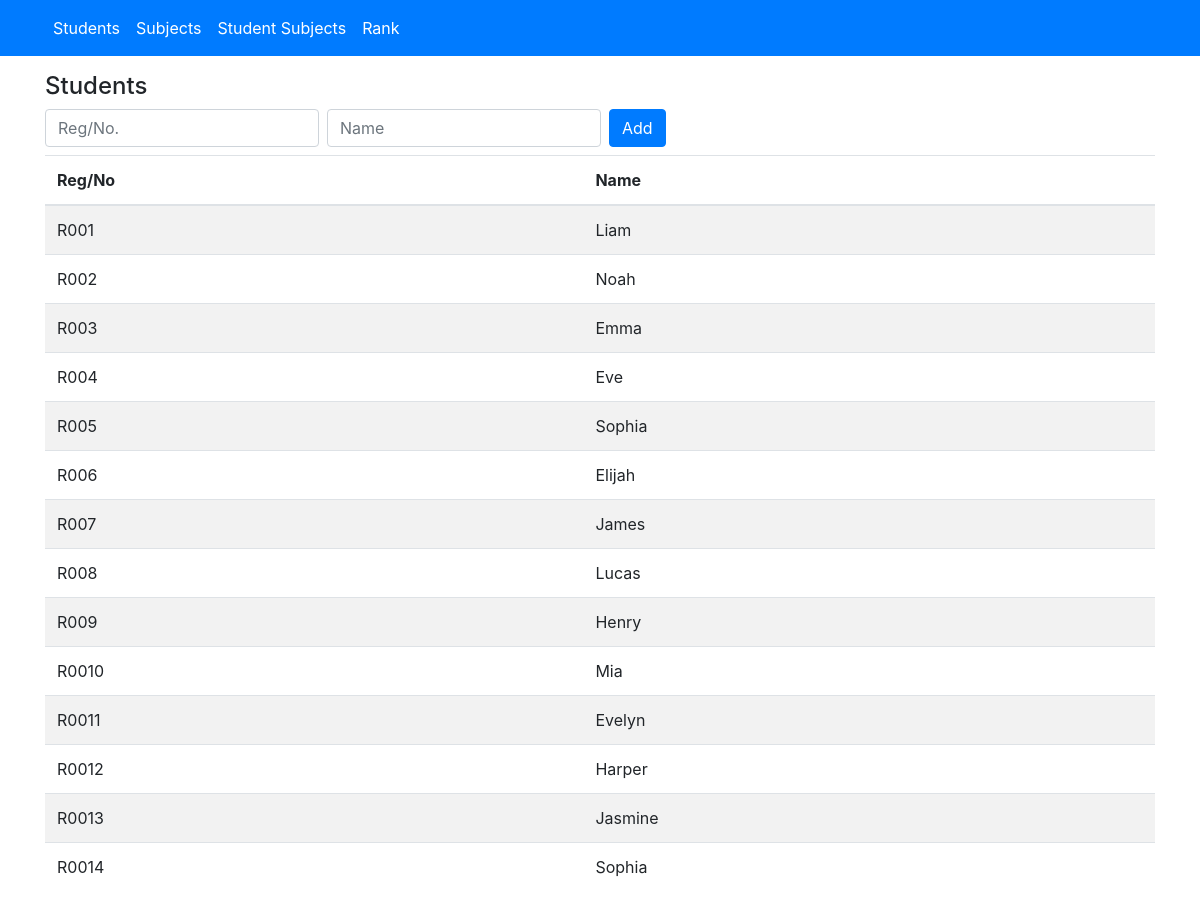
Page /students.php on the committed database.
### tables this page shows
CREATE TABLE "students" (
	"id"	INTEGER,
	"name"	TEXT NOT NULL,
	"reg_no"	TEXT NOT NULL UNIQUE,
	PRIMARY KEY("id" AUTOINCREMENT)
);

### database.php (called while the page is built, shortened)
<?php
$pdo = new PDO('sqlite:app.db');
$pdo->setAttribute(PDO::ATTR_ERRMODE, PDO::ERRMODE_EXCEPTION);
function query($sql='', $params=[])
{
    global $pdo;
    $stmt = $pdo->prepare($sql);
    if ($params) {
        $stmt->execute($params);
    } else {
        $stmt->execute();
    }
    return $stmt->fetchAll(PDO::FETCH_ASSOC);
}

### controllers/students_controller.php (called while the page is built, shortened)
<?php
$student_rows = query('SELECT * FROM students');

### students.php (the view, shortened to what this page needs)
<!DOCTYPE html>
<html lang="en">
<head>
    <link rel="stylesheet" href="https://stackpath.bootstrapcdn.com/bootstrap/4.3.1/css/bootstrap.min.css">
    <link rel="stylesheet" href="https://cdnjs.cloudflare.com/ajax/libs/bootstrap-multiselect/0.9.13/css/bootstrap-multiselect.css">
</head>
<body>
<?php include 'header.php' ?>
<div class="container">
    <?php require 'controllers/students_controller.php'; ?>
    <div class="pt-3">
        <h4>Students</h4>
        <form class="form-inline mb-2" action="" method="POST">
            <div class="input-group">
                <input type="text" class="form-control mr-2" placeholder="Reg/No." name="reg_no" required>
            </div>
            <div class="input-group">
                <input type="text" class="form-control mr-2" placeholder="Name" name="name" required>
            </div>
            <br>
            <button type="submit" class="btn btn-primary">Add</button>
        </form>
        <div style="height:80vh;overflow:auto">
            <table class="table table-striped">
                <thead>
                    <tr>
                        <th>Reg/No</th>
                        <th>Name</th>
                    </tr>
                </thead>
                <tbody>
                    <?php foreach ($student_rows as $key => $value): ?>
                        <tr>
                            <td><?php echo $value['reg_no'] ?></td>
                            <td><?php echo $value['name'] ?></td>
                        </tr>
                    <?php endforeach; ?>
                </tbody>
            </table>
        </div>
    </div>
</div>
</body>
</html>

### header.php (shortened to what this page needs)
<nav class="navbar navbar-expand-lg navbar-dark bg-primary">
    <div class="container">
        <div class="collapse navbar-collapse">
            <ul class="navbar-nav mr-auto">
                <li class="nav-item"><a class="nav-link" href="students.php">Students</a></li>
                <li class="nav-item"><a class="nav-link" href="subjects.php">Subjects</a></li>
                <li class="nav-item"><a class="nav-link" href="student_subjects.php">Student Subjects</a></li>
                <li class="nav-item"><a class="nav-link" href="rank.php">Rank</a></li>
            </ul>
        </div>
    </div>
</nav>

### header.php (style rules this page uses)
.nav-item a:link { color: white!important; }

### rows in the picture
students: reg_no "R001", name "Liam"
students: reg_no "R002", name "Noah"
students: reg_no "R003", name "Emma"
students: reg_no "R004", name "Eve"
students: reg_no "R005", name "Sophia"
students: reg_no "R006", name "Elijah"
students: reg_no "R007", name "James"
students: reg_no "R008", name "Lucas"
students: reg_no "R009", name "Henry"
students: reg_no "R0010", name "Mia"
students: reg_no "R0011", name "Evelyn"
students: reg_no "R0012", name "Harper"
students: reg_no "R0013", name "Jasmine"
students: reg_no "R0014", name "Sophia"
